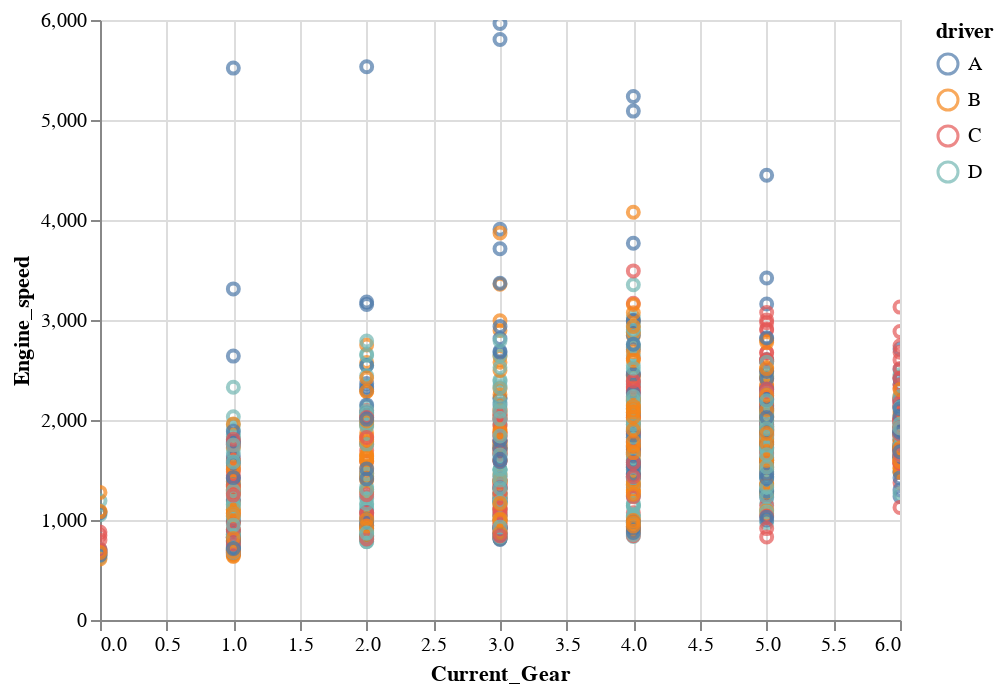

The cell this chart's notebook holds for it:
### Code cell
import altair as alt
from vega_datasets import data
cars = df_load



alt.Chart(cars).mark_point().encode(
    x = 'Current_Gear',
    y = 'Engine_speed',
    
    color='driver',
).interactive()

### Figure 1 — Vega-Lite specification as saved in the notebook (floating-point values rounded to 4 significant figures; data arrays with more than 128 entries replaced by an {"elided": "..."} marker saying what was removed)
{"config": {"view": {"continuousWidth": 400, "continuousHeight": 300}}, "data": {"name": "data-8d191c519f12887e5aec054f31535bfc"}, "mark": "point", "encoding": {"color": {"field": "driver", "type": "nominal"}, "x": {"field": "Current_Gear", "type": "quantitative"}, "y": {"field": "Engine_speed", "type": "quantitative"}}, "selection": {"selector001": {"type": "interval", "bind": "scales", "encodings": ["x", "y"]}}, "$schema": "https://vega.github.io/schema/vega-lite/v4.17.0.json", "datasets": {"data-8d191c519f12887e5aec054f31535bfc": {"elided": "1000 records"}}}
